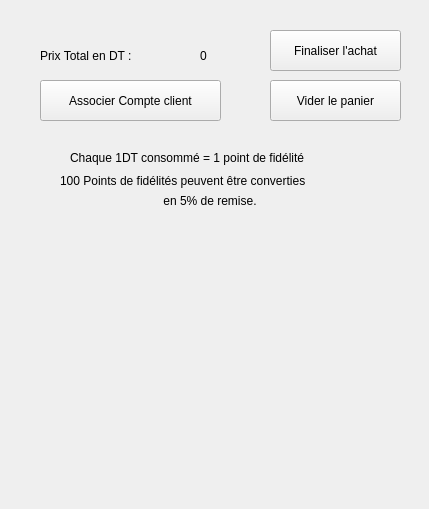
          <widget class="QWidget" name="scrollAreaWidgetContents_10">
           <property name="geometry">
            <rect>
             <x>0</x>
             <y>0</y>
             <width>429</width>
             <height>509</height>
            </rect>
           </property>
           <widget class="QPushButton" name="pushButton">
            <property name="geometry">
             <rect>
              <x>270</x>
              <y>30</y>
              <width>131</width>
              <height>41</height>
             </rect>
            </property>
            <property name="text">
             <string>Finaliser l'achat</string>
            </property>
           </widget>
           <widget class="QPushButton" name="pushButton_15">
            <property name="geometry">
             <rect>
              <x>270</x>
              <y>80</y>
              <width>131</width>
              <height>41</height>
             </rect>
            </property>
            <property name="text">
             <string>Vider le panier</string>
            </property>
           </widget>
           <widget class="QLabel" name="label_60">
            <property name="geometry">
             <rect>
              <x>40</x>
              <y>40</y>
              <width>151</width>
              <height>31</height>
             </rect>
            </property>
            <property name="text">
             <string>Prix Total en DT : </string>
            </property>
           </widget>
           <widget class="QLabel" name="label_61">
            <property name="geometry">
             <rect>
              <x>200</x>
              <y>40</y>
              <width>61</width>
              <height>31</height>
             </rect>
            </property>
            <property name="text">
             <string>0</string>
            </property>
           </widget>
           <widget class="QPushButton" name="pushButton_16">
            <property name="geometry">
             <rect>
              <x>40</x>
              <y>80</y>
              <width>181</width>
              <height>41</height>
             </rect>
            </property>
            <property name="text">
             <string>Associer Compte client</string>
            </property>
           </widget>
           <widget class="QLabel" name="label_62">
            <property name="geometry">
             <rect>
              <x>70</x>
              <y>150</y>
              <width>341</width>
              <height>16</height>
             </rect>
            </property>
            <property name="text">
             <string>Chaque 1DT consommé = 1 point de fidélité</string>
            </property>
           </widget>
           <widget class="QLabel" name="label_63">
            <property name="geometry">
             <rect>
              <x>60</x>
              <y>170</y>
              <width>311</width>
              <height>21</height>
             </rect>
            </property>
            <property name="text">
             <string>100 Points de fidélités peuvent être converties </string>
            </property>
           </widget>
           <widget class="QLabel" name="label_64">
            <property name="geometry">
             <rect>
              <x>160</x>
              <y>190</y>
              <width>121</width>
              <height>21</height>
             </rect>
            </property>
            <property name="text">
             <string> en 5% de remise.</string>
            </property>
           </widget>
          </widget>
